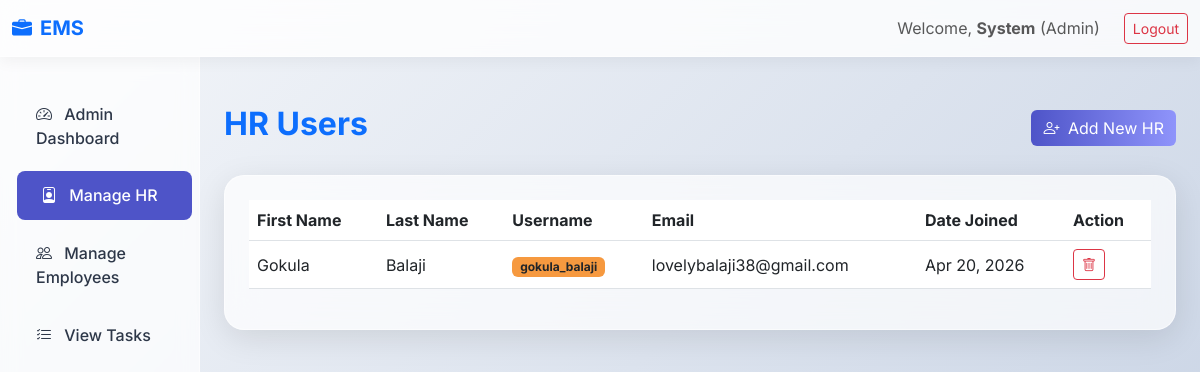
The app's page /manage-hr/ (signed in) with its own data.
### core/models.py (models this page shows, shortened)
class User(AbstractUser):
    ROLE_CHOICES = (
        ('Admin', 'Admin'),
        ('HR', 'HR'),
        ('Employee', 'Employee'),
    )
    role = models.CharField(max_length=15, choices=ROLE_CHOICES, default='Employee')

### core/decorators.py (the view)
        def _wrapped_view(request, *args, **kwargs):
            if not check_role(request.user):
                messages.error(request, "You do not have permission to access this page.")
                if request.user.is_authenticated:
                    from core.views import get_dashboard_url
                    return redirect(get_dashboard_url(request.user))
                return redirect('employee_login')
            return view_func(request, *args, **kwargs)

### core/views.py (called while the page is built)
@login_required
@admin_required
def manage_hr(request):
    hrs = User.objects.filter(role='HR').order_by('-date_joined')
    return render(request, 'core/hr_list.html', {'hrs': hrs})

### templates/core/hr_list.html (shortened to what this page needs)
{% extends 'base.html' %}
{% block content %}
<div class="d-flex justify-content-between align-items-center mb-4 mt-3">
    <h2 class="fw-bold text-primary">HR Users</h2>
    <a href="{% url 'add_hr' %}" class="btn btn-primary">
        <i class="bi bi-person-plus me-1"></i> Add New HR
    </a>
</div>
<div class="glass-card p-4">
    <div class="table-responsive">
        <table class="table table-hover align-middle">
            <thead>
                <tr>
                    <th>First Name</th>
                    <th>Last Name</th>
                    <th>Username</th>
                    <th>Email</th>
                    <th>Date Joined</th>
                    <th>Action</th>
                </tr>
            </thead>
            <tbody>
                {% for hr in hrs %}
                <tr>
                    <td>{{ hr.first_name }}</td>
                    <td>{{ hr.last_name }}</td>
                    <td><span class="badge bg-warning text-dark">{{ hr.username }}</span></td>
                    <td>{{ hr.email }}</td>
                    <td>{{ hr.date_joined|date:"M d, Y" }}</td>
                    <td>
                        <a href="{% url 'delete_hr' hr.pk %}" class="btn btn-sm btn-outline-danger" title="Delete HR">
                            <i class="bi bi-trash"></i>
                        </a>
                    </td>
                </tr>
                {% empty %}
                <tr>
                    <td colspan="5" class="text-center py-4 text-muted">No HR users found.</td>
                </tr>
                {% endfor %}
            </tbody>
        </table>
    </div>
</div>
{% endblock %}

### templates/base.html (shortened to what this page needs)
<!DOCTYPE html>
<html lang="en">
<head>
    <link href="https://cdn.jsdelivr.net/npm/bootstrap@5.3.0/dist/css/bootstrap.min.css" rel="stylesheet">
    <link rel="stylesheet" href="https://cdn.jsdelivr.net/npm/bootstrap-icons@1.10.5/font/bootstrap-icons.css">
    {% load static %}
    <link rel="stylesheet" href="{% static 'css/style.css' %}">
</head>
<body>
    <nav class="navbar navbar-expand-lg sticky-top glass-nav">
        <div class="container-fluid">
            <a class="navbar-brand fw-bold text-primary" href="{% url 'home' %}">
                <i class="bi bi-briefcase-fill me-2"></i>EMS
            </a>
            <div class="collapse navbar-collapse" id="navbarNav">
                <ul class="navbar-nav ms-auto align-items-center">
                    {% if user.is_authenticated %}
                        <li class="nav-item">
                            <span class="nav-link">Welcome, <strong>{{ user.first_name|default:user.username }}</strong>
                            ({% if request.user.is_superuser %}Admin{% elif request.user.role == 'HR' %}HR{% else %}Employee{% endif %})
                            </span>
                        </li>
                        <li class="nav-item">
                            <a class="btn btn-outline-danger btn-sm ms-3 mt-2 mt-md-0" href="{% url 'logout' %}">Logout</a>
                        </li>
                    {% endif %}
                </ul>
            </div>
        </div>
    </nav>
    <div class="container-fluid">
        <div class="row">
            {% if user.is_authenticated %}
            <div class="col-md-3 col-lg-2 d-none d-md-block sidebar">
                <div class="nav flex-column">
                    {% if request.user.is_superuser %}
                    <a href="{% url 'admin_dashboard' %}" class="nav-link {% if request.resolver_match.url_name == 'admin_dashboard' %}active{% endif %}">
                        <i class="bi bi-speedometer2 me-2"></i> Admin Dashboard
                    </a>
                    <a href="{% url 'manage_hr' %}" class="nav-link {% if 'hr' in request.resolver_match.url_name and 'dashboard' not in request.resolver_match.url_name %}active{% endif %}">
                        <i class="bi bi-person-badge me-2"></i> Manage HR
                    </a>
                    <a href="{% url 'employee_list' %}" class="nav-link {% if 'employee' in request.resolver_match.url_name and 'dashboard' not in request.resolver_match.url_name %}active{% endif %}">
                        <i class="bi bi-people me-2"></i> Manage Employees
                    </a>
                    <a href="{% url 'task_list' %}" class="nav-link {% if 'task' in request.resolver_match.url_name %}active{% endif %}">
                        <i class="bi bi-list-check me-2"></i> View Tasks
                    </a>
                    {% endif %}
                </div>
            </div>
            {% endif %}
            <main class="{% if user.is_authenticated %}col-md-9 ms-sm-auto col-lg-10{% else %}col-12{% endif %} px-md-4">
                {% block content %}
                {% endblock %}
            </main>
        </div>
    </div>
</body>
</html>

### static/css/style.css (style rules this page uses)
:root { --primary: #4e54c8; --secondary: #8f94fb; --text-dark: #2d3748; --text-light: #718096; --bg-color: #f7fafc; --glass-bg: rgba(255, 255, 255, 0.7); --glass-border: rgba(255, 255, 255, 0.5); --glass-shadow: 0 8px 32px 0 rgba(31, 38, 135, 0.1); }
body { font-family: 'Inter', sans-serif; background: linear-gradient(135deg, #f5f7fa 0%, #c3cfe2 100%); min-height: 100vh; color: var(--text-dark); }
.glass-card { background: var(--glass-bg); backdrop-filter: blur(16px); -webkit-backdrop-filter: blur(16px); border-radius: 20px; border: 1px solid var(--glass-border); box-shadow: 0 8px 32px 0 rgba(0, 0, 0, 0.1); transition: all 0.3s ease-in-out; }
.navbar.glass-nav { background: rgba(255, 255, 255, 0.8); backdrop-filter: blur(12px); -webkit-backdrop-filter: blur(12px); border-bottom: 1px solid var(--glass-border); box-shadow: 0 4px 15px rgba(0,0,0,0.05); }
.sidebar { min-height: calc(100vh - 70px); background: var(--glass-bg); backdrop-filter: blur(10px); border-right: 1px solid var(--glass-border); padding-top: 2rem; }
.sidebar .nav-link { color: var(--text-dark); font-weight: 500; padding: 0.8rem 1.5rem; margin-bottom: 0.5rem; border-radius: 8px; transition: all 0.3s; }
.sidebar .nav-link:hover, .sidebar .nav-link.active { background: var(--primary); color: white; transform: translateX(5px); }
main { padding: 2rem; }
.btn-primary { background: linear-gradient(to right, var(--primary), var(--secondary)); border: none; transition: all 0.3s ease; }
.badge.bg-warning { background-color: #f6993f !important; }
a, button { transition: all 0.2s ease-in-out !important; }

### records on screen
User: first_name "System"
User: first_name "Gokula", last_name "Balaji", username "gokula_balaji", email "lovelybalaji38@gmail.com", date_joined "Apr 20, 2026"
